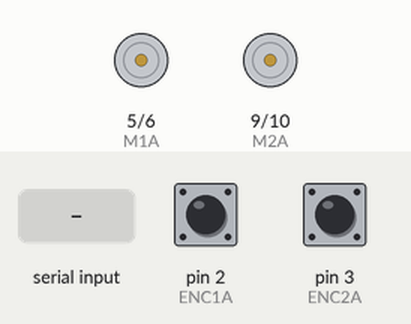
Recording of a sketch running on a simulated Arduino Uno, built with avr-gcc and run on an emulated ATmega328P. On the bench: motor-driver pin pairs drawn as motors (green arrow = first pin HIGH = forward, orange = second pin HIGH = backward, longer = more drive). Inputs (shaded band) come from the test bench; at power-on: pin 2 (ENC1A) HIGH, pin 3 (ENC2A) HIGH. What the sketch prints to the serial monitor is not drawn.

Above: at 1.2 s.
1.3 s: "90,45\n" received over Serial
At 2.09 s:
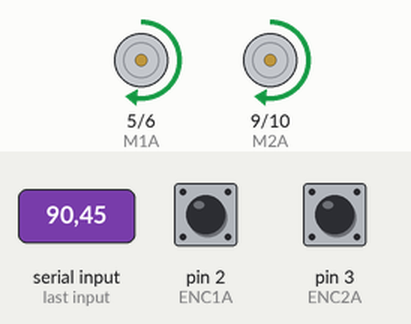
At 4.9 s:
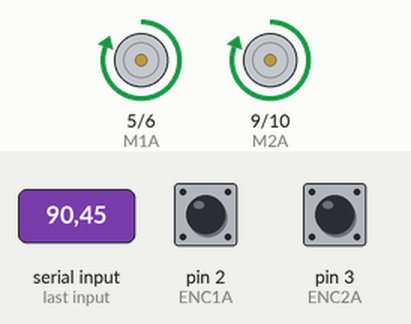
Timing chart, 0 to 6.4 s (numbered marks = the images above; inputs shaded):
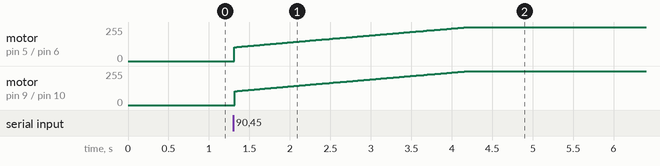

The sketch:

sketch_oct16.ino
```cpp
#include <util/atomic.h> // For the ATOMIC_BLOCK macro

#define ENC1A 2// YELLOW
#define ENC1B 4 // GREEN
#define ENC2A 3// YELLOW
#define ENC2B 7 // GREEN
int M1A = 5;
int M1B = 6;
int M2A = 9;
int M2B = 10;
volatile int state = 0;
volatile bool reach1 = 0;
volatile bool reach2 = 0;

volatile float setpoint = 0;
float err1 = 0;
float err2 = 0;
float priorerr1 = 0;
float priorerr2 = 0;
float pidsc1 = 0;
float pidsc2 = 0;
float integral1 = 0;
float integral2 = 0;

volatile float pos1 = 0; //Volatile means any reference of the variable updates the value
volatile float pos2 = 0;

void setup() {
  Serial.begin(57600);
  pinMode(ENC1A,INPUT);
  pinMode(ENC1B,INPUT);
  pinMode(M1A, OUTPUT);
  pinMode(M1B, OUTPUT);
  attachInterrupt(digitalPinToInterrupt(ENC1A),readEncoder1,RISING);
  pinMode(ENC2A,INPUT);
  pinMode(ENC2B,INPUT);
  pinMode(M2A, OUTPUT);
  pinMode(M2B, OUTPUT);
  attachInterrupt(digitalPinToInterrupt(ENC2A),readEncoder2,RISING);
  Serial.println("Setup Complete");
}

void loop() {
  Serial.print(1100); Serial.print(",");
  Serial.print(-100); Serial.print(",");
  Serial.print("State: ");
  Serial.println(state);

  //state = 99;
  switch (state) {
    case 0:
      //Report pos1tion
      while(Serial.available() == 0) {
        Serial.print("Enter pos1tion: ");
        Serial.print(pos1);
        Serial.print("   -   ");
        Serial.println(pos2);
      }
      setpoint = Serial.parseFloat();
      if(setpoint != 0){
        reach1 = 0;
        reach2 = 0;
        state = 1;
        Serial.print("Setpoint: ");
        Serial.println(setpoint);
      }
      break;
    case 1: //move motors to input position
      Serial.println(pos1);
      Serial.println(" ");

      if(reach1 == 1){
        analogWrite(M1A, 0);
        analogWrite(M1B, 0);
      }
      else{
        movemotor1();
      }
      if(reach2 == 1){
        analogWrite(M2A, 0);
        analogWrite(M2B, 0);
      }
      else{
        movemotor2();
      }

      if(reach1==1 && reach2==1){
        //change this to check if reach1 and reach2 are == 1
        delay(10);
        if(abs(setpoint-pos1)<50 && abs(setpoint-pos2)<50){
          integral1 = 0;
          analogWrite (M1A, 0);
          analogWrite (M1B, 0);
          analogWrite (M2A, 0);
          analogWrite (M2B, 0);
          state = 2;
        }
      }
      break;
    case 2://just stop after the destination is reached
      Serial.println("BOTH POSITIONS REACHED");
      delay(1000);
      state = 0;
      break;
    default:
      // statements
      break;
  }
}

void readEncoder1(){
  int b = digitalRead(ENC1B);
  if(b > 0){
    pos1++;
  }
  else{
    pos1--;
  }

  if(abs(setpoint-pos1)<50){
    reach1 = 1;
  }
}

void readEncoder2(){
  int b = digitalRead(ENC2B);
  if(b > 0){
    pos2++;
  }
  else{
    pos2--;
  }

  if(abs(setpoint-pos2)<50){
    reach2 = 1;
  }
}

void movemotor1(){
  float Kp = 0.3;
  float Kd = 0.0001;
  float Ki = 0.01;

  err1 = setpoint-pos1;

  pidsc1 = abs(Kp*err1+Kd*(err1-priorerr1)+Ki*integral1);
  Serial.print("error: ");
  Serial.println(err1);
  Serial.print("pidsc1: ");
  Serial.println(pidsc1);
  if(abs(err1) < 150){
    integral1 += err1;
  }
  if(abs(setpoint-pos1)<30){
    analogWrite (M1A, 0);
    analogWrite (M1B, 0);
    reach1 = 1;
    return;
  }
  float lowerv = 125;
  float lowersc = 50;
  float uppersc = 200;
  float m = (255-lowerv)/(uppersc-lowersc);
  float b = lowerv-m*lowersc;

  pidsc1 = m*pidsc1+b;

  if(abs(pidsc1)>254){
    pidsc1 = 255;
  }

  if(pos1>setpoint){
    analogWrite (M1A, 0);
    analogWrite (M1B, pidsc1);
  }
  else{
    analogWrite (M1A, pidsc1);
    analogWrite (M1B, 0);
  }

  if(abs(setpoint-pos1)<30){
    analogWrite (M1A, 0);
    analogWrite (M1B, 0);
    reach1 = 1;
    return;
  }
  priorerr1 = err1;
}

void movemotor2(){
  float Kp = 0.3;
  float Kd = 0.0001;
  float Ki = 0.01;

  err2 = setpoint-pos2;

  pidsc2 = abs(Kp*err2+Kd*(err2-priorerr2)+Ki*integral2);
  Serial.print("error: ");
  Serial.println(err2);
  Serial.print("pidsc2: ");
  Serial.println(pidsc2);
  if(abs(err2) < 150){
    integral2 += err2;
  }
  if(abs(setpoint-pos2)<30){
    analogWrite (M2A, 0);
    analogWrite (M2B, 0);
    reach2 = 1;
    return;
  }
  float lowerv = 125;
  float lowersc = 50;
  float uppersc = 200;
  float m = (255-lowerv)/(uppersc-lowersc);
  float b = lowerv-m*lowersc;

  pidsc2 = m*pidsc2+b;

  if(abs(pidsc2)>254){
    pidsc2 = 255;
  }

  if(pos2>setpoint){
    analogWrite (M2A, 0);
    analogWrite (M2B, pidsc2);
  }
  else{
    analogWrite (M2A, pidsc2);
    analogWrite (M2B, 0);
  }

  if(abs(setpoint-pos2)<30){
    analogWrite (M2A, 0);
    analogWrite (M2B, 0);
    reach2 = 1;
    return;
  }
  priorerr2 = err1;
}
```

Measured:
- after the input at 1.3 s, motor on pin 5 (M1A) / pin 6 (M1B), motor on pin 9 (M2A) / pin 10 (M2B): moves from stopped to forward 255/255 over 2.9 s, starting at once
